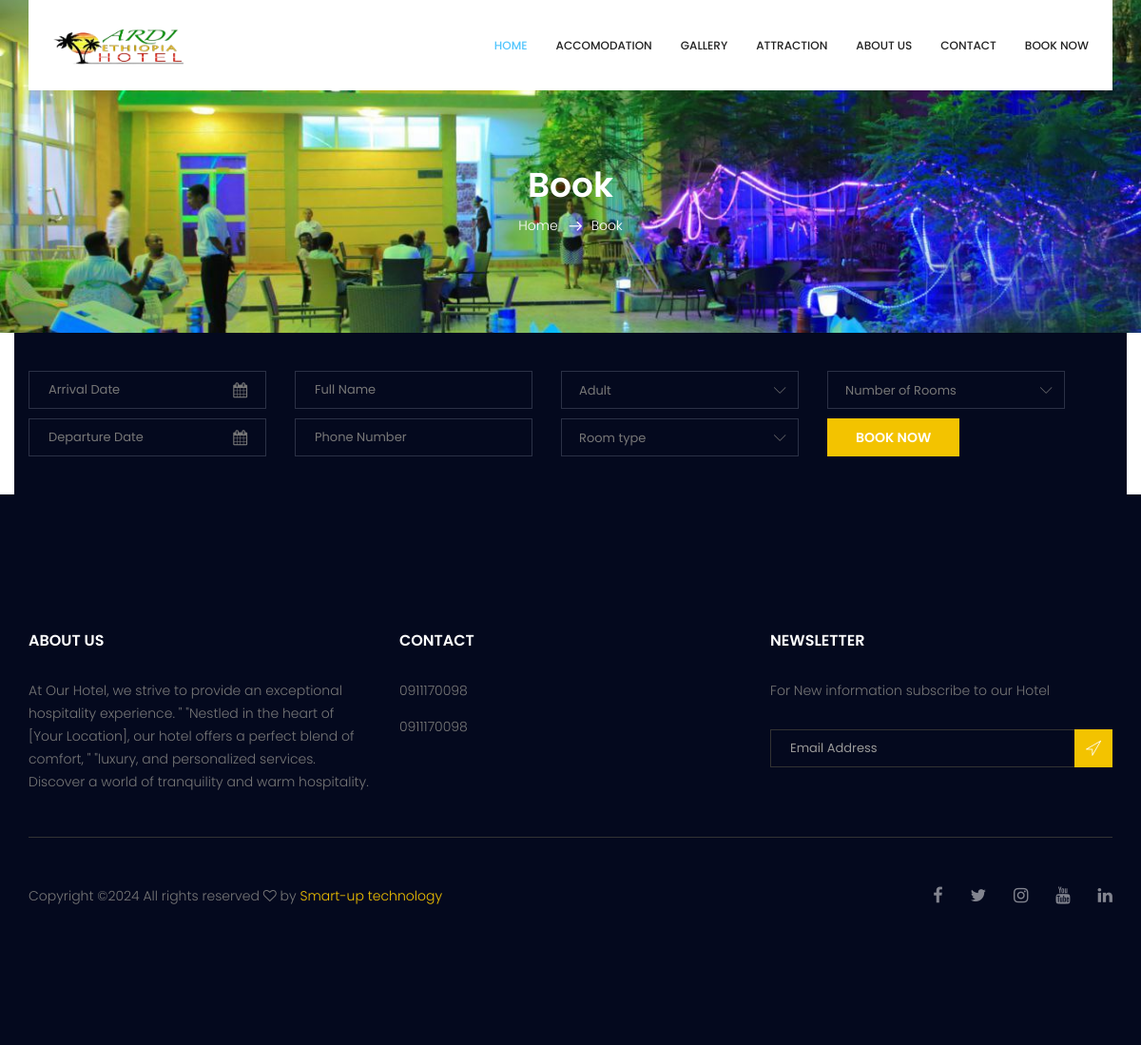
/book/, run on the app's committed database.
### website/models.py (models this page shows, shortened)
class Hotel(models.Model):
    name = models.CharField(max_length=255, verbose_name='Hotel Name')
    address = models.TextField(verbose_name='Address')
    phone_number1 = models.CharField(max_length=15, verbose_name='Phone Number 1')
    phone_number2 = models.CharField(max_length=15, verbose_name='Phone Number 2', blank=True, null=True)
    email = models.EmailField(verbose_name='Email')
    website = models.URLField(verbose_name='Website', blank=True, null=True)
    description = models.TextField(verbose_name='Description')
    logo = models.ImageField(upload_to='hotel_logos/', verbose_name='Hotel Logo', blank=True, null=True)
    class Meta:
        verbose_name = 'Hotel'
        verbose_name_plural = 'Hotels'

class HeaderImage(models.Model):
    title = models.CharField(max_length=255, verbose_name='Title')
    header_image = models.ImageField(upload_to='header_images/', verbose_name='Image')
    class Meta:
        verbose_name = 'Header Image'
        verbose_name_plural = 'Header Image'

class AboutUs(models.Model):
    title = models.CharField(max_length=255, verbose_name='Title')
    content = models.TextField(verbose_name='Content')
    image = models.ImageField(upload_to='about_us_images/', verbose_name='Image', blank=True, null=True)
    class Meta:
        verbose_name = 'About Us'
        verbose_name_plural = 'About Us'

### website/views.py (the view, shortened to what this page needs)
# urls.py: path('book/',  views.book, name='book'),
def book(request):
    templet_name='book.html'
    accommodations = Accommodation.objects.all()
    context={'accommodations':accommodations}
    data=data_for_all()
    context.update(data)
    return render(request, templet_name,context)

### website/views.py (called while the page is built)
def data_for_all():
    hotels = Hotel.objects.last()
    contact_info = ContactInfo.objects.last()
    about_us = AboutUs.objects.last()
    header_image = HeaderImage.objects.last()
    context={
             'contact_info':contact_info,
             'about_us':about_us,
             'header_image':header_image,
             'hotels':hotels}
    return context

### templates/book.html
{% extends "base.html" %} {%load static %} {% block content %}
    <section class="breadcrumb_area">
        <div class="overlay bg-parallax" style="background: url('{{ header_image.header_image.url }}') no-repeat center/cover; background-attachment: fixed;" data-stellar-ratio="0.8" data-stellar-vertical-offset="0" data-background=""></div>
        <div class="container">
            <div class="page-cover text-center">
                <h2 class="page-cover-tittle">Book</h2>
                <ol class="breadcrumb">
                    <li><a href="index.html">Home</a></li>
                    <li class="active">Book</li>
                </ol>
            </div>
        </div>
    </section>
    {% include "booking.html" %}
{% endblock %}

### templates/header.html (shortened to what this page needs)
{%load static %}
<header class="header_area">
    <div class="container">
        <nav class="navbar navbar-expand-lg navbar-light">
            <a class="navbar-brand logo_h" href="{% url 'hotel:index' %}"><img src="{{hotels.logo.url}}" width="140" height="90" alt=""></a>
            <div class="collapse navbar-collapse offset" id="navbarSupportedContent">
                <ul class="nav navbar-nav menu_nav ml-auto">
                    <li class="nav-item active"><a class="nav-link" href="{% url 'hotel:index' %}">Home</a></li>
                    <li class="nav-item"><a class="nav-link" href="{% url 'hotel:accomodation' %}">Accomodation</a></li>
                    <li class="nav-item"><a class="nav-link" href="{% url 'hotel:gallery' %}">Gallery</a></li>
                    <li class="nav-item"><a class="nav-link" href="{% url 'hotel:attraction' %}">Attraction</a></li>
                    <li class="nav-item"><a class="nav-link" href="{% url 'hotel:about_us' %}">About us</a></li>
                    <li class="nav-item"><a class="nav-link" href="{% url 'hotel:contact_us' %}">Contact</a></li>
                    <li class="nav-item"><a class="nav-link" href="#" data-toggle="modal" data-target="#bookingModal">Book Now</a></li>
                </ul>
            </div>
        </nav>
    </div>
</header>

### templates/footer.html (shortened to what this page needs)
{%load static %}
<footer class="footer-area section_gap">
	<div class="container">
		<div class="row">
			<div class="col-lg-4  col-md-6 col-sm-6">
				<div class="single-footer-widget">
					<h6 class="footer_title">About US</h6>
					<p>{{about_us.content}}</p>
				</div>
			</div>
			<div class="col-lg-4 col-md-6 col-sm-6">
				<div class="single-footer-widget">
					<h6 class="footer_title">Contact</h6>
					<div class="row">
						<div class="col-12">
							<ul class="list_style">
								<li><a href="#">{{hotels.phone_number1}}</a></li>
								<li><a href="#">{{hotels.phone_number2}}</a></li>
								<li><a href="#">{{contact_info.phone_number2}}</a></li>
							</ul>
						</div>
					</div>
				</div>
			</div>
			<div class="col-lg-4 col-md-6 col-sm-6">
				<div class="single-footer-widget">
					<h6 class="footer_title">Newsletter</h6>
					<p>For New information subscribe to our Hotel </p>
					<div id="mc_embed_signup">
						<form target="_blank" action="https://spondonit.us12.list-manage.com/subscribe/post?u=1462626880ade1ac87bd9c93a&amp;id=92a4423d01" method="get" class="subscribe_form relative">
							<div class="input-group d-flex flex-row">
								<input name="EMAIL" placeholder="Email Address" onfocus="this.placeholder = ''" onblur="this.placeholder = 'Email Address '" required="" type="email">
								<button class="btn sub-btn"><span class="lnr lnr-location"></span></button>
							</div>
						</form>
					</div>
				</div>
			</div>
		</div>
		<div class="border_line"></div>
		<div class="row footer-bottom d-flex justify-content-between align-items-center">
			<p class="col-lg-8 col-sm-12 footer-text m-0">
Copyright &copy;<script>document.write(new Date().getFullYear());</script> All rights reserved <i class="fa fa-heart-o" aria-hidden="true"></i> by <a href="#" target="_blank">Smart-up technology</a>
</p>
			<div class="col-lg-4 col-sm-12 footer-social">
				<a href="{{contact_info.facebook}}"><i class="fa fa-facebook"></i></a>
				<a href="{{contact_info.phontwittere_number}}"><i class="fa fa-twitter"></i></a>
				<a href="{{contact_info.instagram}}"><i class="fa fa-instagram"></i></a>
				<a href="{{contact_info.youtube}}"><i class="fa fa-youtube"></i></a>
				<a href="{{contact_info.linkedin}}"><i class="fa fa-linkedin"></i></a>
			</div>
		</div>
	</div>
</footer>

### assets/css/style.css (style rules this page uses)
.list_style { list-style: none; margin: 0px; padding: 0px; }
a { text-decoration: none; -webkit-transition: all 0.3s ease-in-out; -o-transition: all 0.3s ease-in-out; transition: all 0.3s ease-in-out; }
body { line-height: 24px; font-size: 14px; font-family: "Poppins", sans-serif; font-weight: 300; color: #777777; }
section { background: #fff; }
h1, h2, h3, h4, h5, h6 { font-family: "Poppins", sans-serif; font-weight: 600; }
@media (min-width: 1200px) { .container { max-width: 1170px; } }
.section_gap { padding: 120px 0; }
.header_area { position: absolute; top: 0; left: 0; width: 100%; z-index: 20; }
.navbar { padding: 0px; border: 0px; border-radius: 0px; }
.navbar { background: #fff; padding: 0px 25px; }
.navbar .logo_h { padding-top: 0px; }
.navbar .menu_nav .nav-item .nav-link { font: 500 12px/80px "Poppins", sans-serif; color: #222222; text-transform: uppercase; padding: 0px; }
.navbar .menu_nav .nav-item .nav-link:after { display: none; }
.navbar .menu_nav .nav-item:hover .nav-link, .navbar .menu_nav .nav-item.active .nav-link { color: #52c5fd; }
.navbar .menu_nav .nav-item + li { margin-left: 30px; }
.overlay { position: absolute; left: 0; right: 0; top: 0; height: 125%; bottom: 0; z-index: -1; }
.breadcrumb_area { position: relative; padding: 172px 0px 84px; background: #04091e; z-index: 1; overflow: hidden; }
.breadcrumb_area .bg-parallax { background: url(../image/about_banner.jpg) no-repeat scroll center 0/cover; opacity: 0.50; z-index: -1; }
.page-cover-tittle { display: block; font-size: 36px; line-height: 45px; color: #fff; }
.breadcrumb { text-align: center; background: transparent; padding: 0px; display: inline-block; }
.breadcrumb li { display: inline-block; color: #fff; }
.breadcrumb li a { color: #fff; }
.breadcrumb li + li:before { content: "\e87a"; font-family: 'Linearicons-Free'; font-size: 14px; font-weight: 600; vertical-align: middle; margin: 0px 10px 0px 7px; }
h2 { font-size: 30px; }
h6 { font-size: 14px; }
h1, h2, h3, h4, h5, h6 { line-height: 1.5em; }
.footer-area { background: #04091e; padding: 142px 0px; }
.single-footer-widget ul li a { line-height: 25px; display: inline-block; color: #777; -webkit-transition: all 0.3s linear; -o-transition: all 0.3s linear; transition: all 0.3s linear; margin-bottom: 13px; }
.single-footer-widget .subscribe_form { padding-top: 13px; }
.single-footer-widget .input-group { display: block !important; }
.single-footer-widget input { width: 100%; border: 1px solid #333333; font-size: 13px; line-height: 30px; padding-right: 40px; height: 40px; color: #999999; background: transparent; padding-left: 20px; }
.single-footer-widget .sub-btn { background: #f3c300; color: #fff; font-weight: 300; border-radius: 0; line-height: 34px; padding: 4px 11px 0px; cursor: pointer; position: absolute; right: 0px; top: 0px; }
.footer_title { font-size: 16px; line-height: 24px; font-weight: 600; color: #fff; text-transform: uppercase; margin-bottom: 28px; }
.border_line { width: 100%; height: 1px; background: #333333; margin-top: 30px; }
.footer-bottom { padding-top: 46px; }
.footer-bottom .footer-text a { color: #f3c300; }
.footer-bottom .footer-social { text-align: right; }
.footer-bottom .footer-social a { font-size: 18px; line-height: 30px; color: #82848f; margin-left: 25px; -webkit-transition: all 0.3s linear; -o-transition: all 0.3s linear; transition: all 0.3s linear; }

### data on the page
Hotel: logo (picture), phone_number1 "0911170098", phone_number2 "0911170098"
HeaderImage: header_image (picture)
AboutUs: content "At Our Hotel, we strive to provide an exceptional hospitality experience. \" \"Nestled in the heart of [Your Location], our hotel offers a perfect blend of comfort, \" \"luxury, and personalized services. Discover a world of tranquility and warm hospitality."
